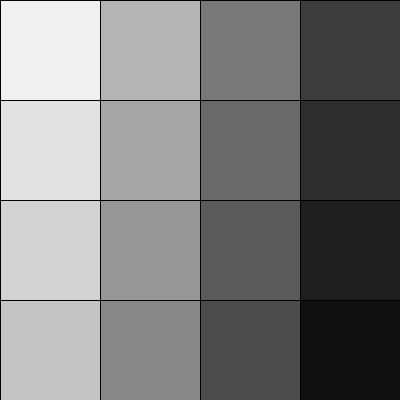
Frame 1 (no input)
Frame 60 (the mouse pressed at the canvas centre just before this capture): identical to frame 1, image omitted
Frame 120 (the mouse held since frame 60 and released just before this capture): identical to frame 1, image omitted

The Processing sketch that drew this single still picture (run headless with seeded random() and noise(); from frame 60 on, the mouse is pressed at the canvas centre):

// Processing sketch: processing_132646
// ── processing_132646.pde

// creHACKtivity workshop
// incontro 02 - esercizio 03
// double FOR loop

int L = 100;

// SETUP //////////////////////////////////////////////////
void setup() {
    size(400, 400);
    smooth();
    frameRate(24);
}


// DRAW ///////////////////////////////////////////////////
void draw() {
    
    background(255);
   
    stroke(0);

    int c = 255; // diamo al colore un valore iniziale
    
    // doppio ciclo FOR
    for(int i = 0; i < 4; i++) {
        for(int j=0; j < 4; j++) {
            c -= 15;
            fill(c);
            rect(i*L, j*L, L, L);
        }
    }
}
